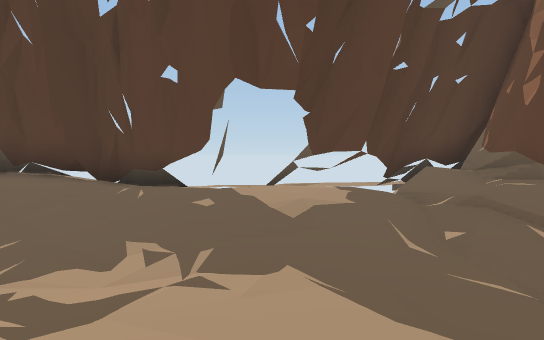
view 1 (above)

16 first-person views from a walk through a scene from a Unity 3-D project. The camera is 1.4 m above the floor, tilts 2° down and sees 75° across. Doors are open. The floor is counted in squares, 2 m on a side. Each view is taken from the middle of a square. On the plan, view 1 faces up. The plan holds only what a view shows up to about 11 squares ahead; the rest is blank. The place goes on beyond the plan. Some animated figures are left out. Some surface patterns are stand-ins.

view 2
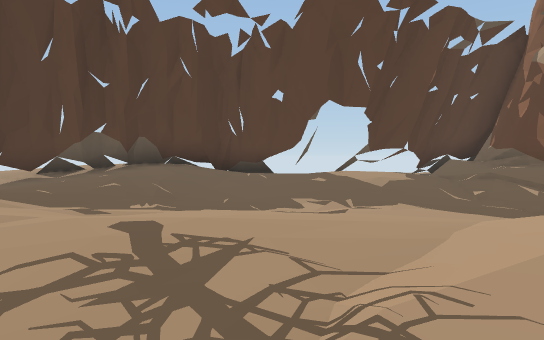

view 3
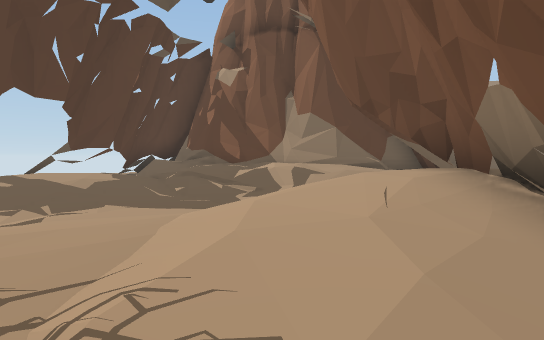

view 4
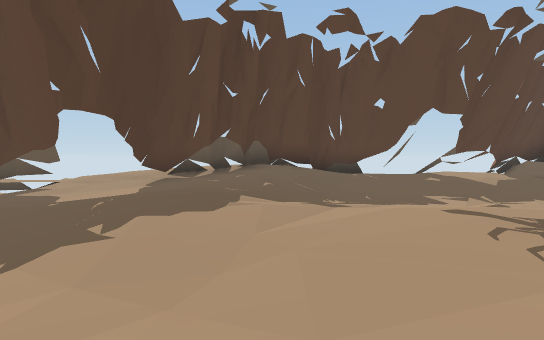

view 5
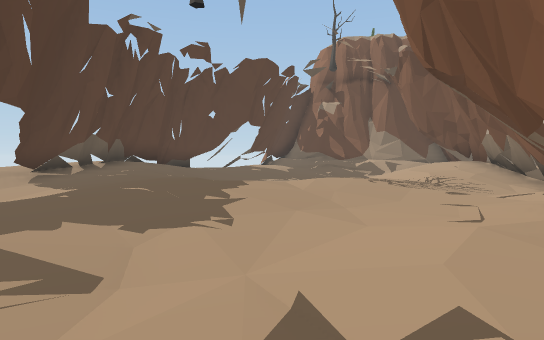

view 6
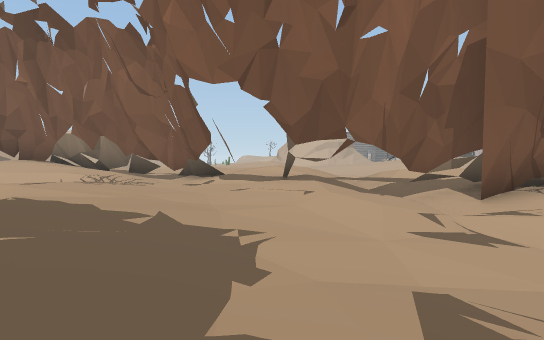

view 7
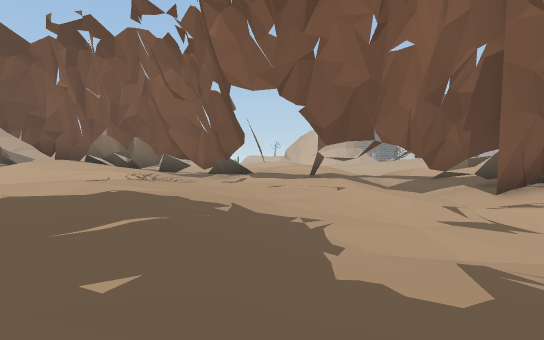

view 8
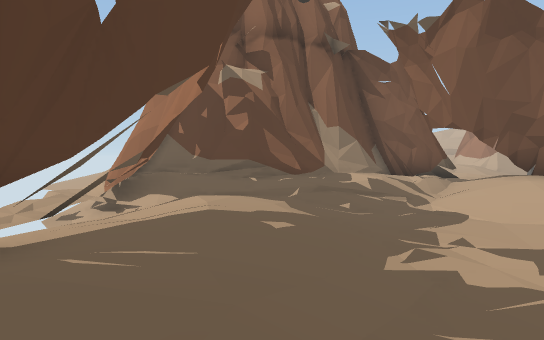

view 9
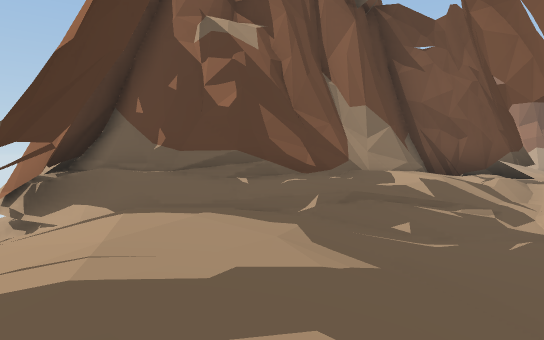

view 10
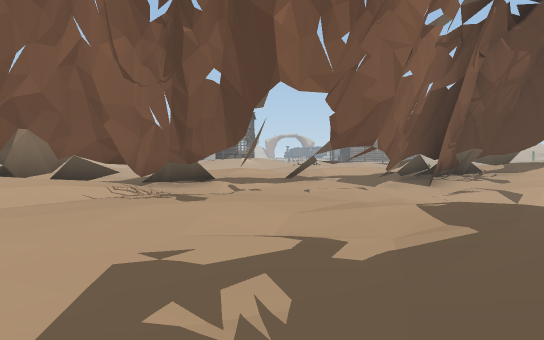

view 11
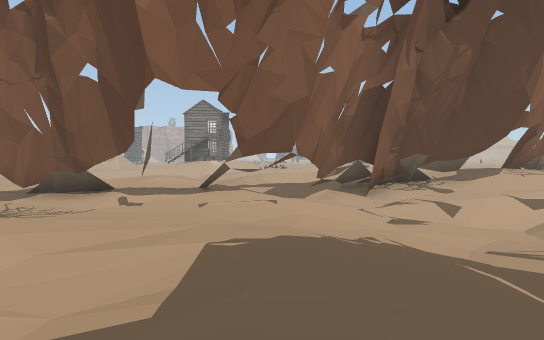

view 12
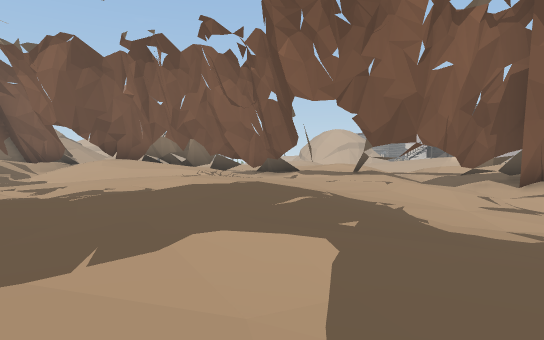

view 13
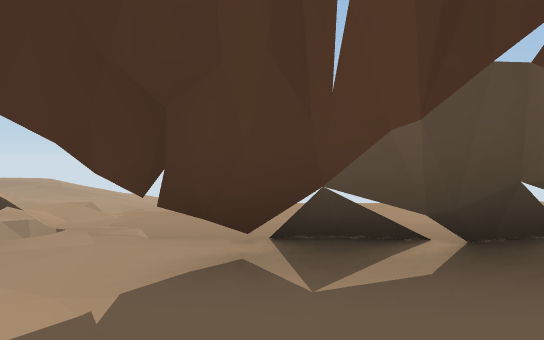

view 14
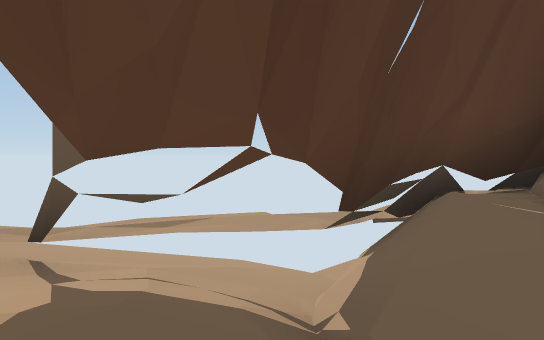

view 15
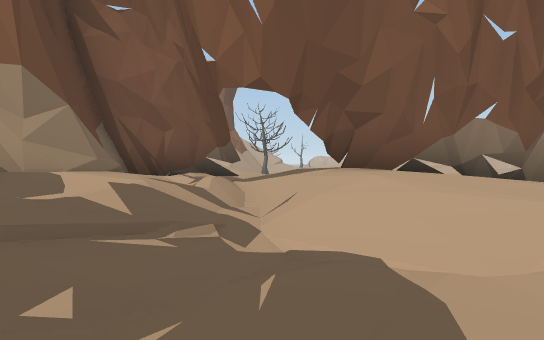

view 16
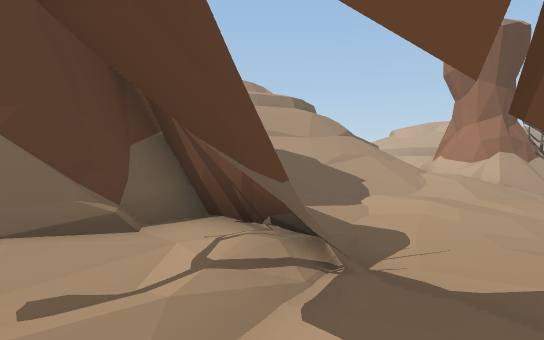

### Floor plan
Key: @ floor where view 1 was taken; # wall or solid block; x gap in a wall; . main floor; : floor 0.5 m higher than the main floor; - floor 0.5 m lower than the main floor; + floor 0.75 m higher than the main floor; _ floor 0.75 m lower than the main floor; < floor 1.25 m lower than the main floor; / step, stairs or slope; = window, fence, low wall or low ledge; T tree.
Columns run from 10 left of view 1 to 14 right of it. Each row starts with its distance up from view 1.
 10             =
  9         -...###
  8       #==.:####
  7  :++######.# /#
  6  :###+:..:::.+#
  5 x##..:/....../#
  4 --..../--/..=+##
  3 --....--_---#/+##
  2 --.....------/+/##
  1 --........-//./::###
  0 __/.......@::+#x##   ////
 -1 ___-......::+##+...::////
 -2 <<__-.....:+## +:....////
 -3 <<__--.-..##=:  ..:::.///
 -4 /<_-#. ####.      ....://
 -5 -__##x.....        -..:++
 -6 ####..::: ...       ..//+
 -7 .=..///    ..         T//
 -8   ...//                -/

Where each view was taken, in squares from view 1:
view 1: 0 up, 0 right, facing up
view 2: 3 down, 2 left, facing up
view 3: 3 down, 2 left, facing up-right
view 4: 4 down, 5 left, facing up
view 5: 5 down, 10 left, facing up-right
view 6: 1 up, 10 left, facing down-right
view 7: 2 up, 10 left, facing down-right
view 8: 5 up, 5 left, facing right
view 9: 5 up, 2 left, facing right
view 10: 4 up, 4 left, facing down
view 11: 3 up, 6 left, facing down
view 12: 4 up, 10 left, facing down-right
view 13: 4 up, 6 left, facing up-left
view 14: 5 up, 2 right, facing up
view 15: 4 up, 0 right, facing down-right
view 16: 0 up, 3 right, facing right
